Frame 1 (no input): blank canvas, image omitted
Frame 60 (the mouse pressed at the canvas centre just before this capture): blank canvas, image omitted
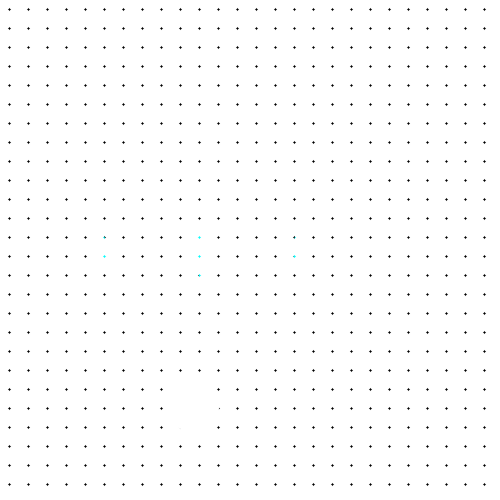
Frame 120 (the mouse held since frame 60 and released just before this capture)

The Processing sketch whose frames 1 and 60 were blank and that drew this single picture after the mouse press (run headless with seeded random() and noise(); from frame 60 on, the mouse is pressed at the canvas centre):

// Processing sketch: s05e01berni
// ── s05e01berni.pde
//UDD-Expresión Digital II
//s04t01berni
//elipse que rebote en paredes del canvas, cambie de color y tamaño

float cordX; //posición en x
float cordY; //posición en y

float velX; // velocidad de x
float velY; // velocidad de Y

int c1;
int c2;
int c3;
int c4;
int c5;
int x;

void setup() {
  size(500, 500);

  cordX = width;
  cordY = 3;

  velX = 6;
  velY = 5;

  c1 = color(0, 0, 0); //color negro
  c2 = color (255, 255, 255); //color blanco
  c3 = color (6, 252, 252); //color celeste
  c4 = color(255, 0, 98); //color rosado
  x = 10;
}

void draw() { 
  background(c1); //color gris de fondo
  ellipse(cordX, cordY, 50, 50); //ubicación y tamaño de la elipse
  for (int i = 0; i < width; i +=100) {
    fill(c3);
    ellipse( i, height/2, random(20), random(60));
  }
  cordX = cordX + velX;
  cordY = cordY + velY;

  if (cordX > height) { //si la posición de la elipse en el eje x es mayor que el alto total del canvas
    velX = -velX;
    fill (c3);
    stroke (c3);
    strokeWeight (30); //borde de la elipse 
    x += 3;
  }

  if (cordX < 0) { //si la posición de x es menor a cero
    velX = - velX;
    fill (c2); 
    stroke (c3);
    strokeWeight (10); //borde de la elipse
    x += 3;
  }

  if ( cordY > width) {
    velY = -velY; 
    fill (c4);
    stroke (c4);
    strokeWeight (60); //borde de la elipse 
    x += 3;
  }

  if (cordY < 0) { //si la posición de Y es menor que cero
    velY = - velY;
    fill (c4);
    stroke (c2);
    strokeWeight (10); //borde de la elipse 
    x += 3;
  }
  for (int i = 0; i <= width; i += x) { //declaro que i = 0, si i es menor o igual al ancho, i aumenta en 10
    for (int j = 0; j <= height; j += x) {
      noStroke ();
      fill (c2);
      //fill (tur, i*j/300);
      //fill (tur * (i*j));
      ellipse (i, j, 25, 25);
    }
  }
}


/*
errores
 0
 2 integración for: los dos for están por encima del elemento, debían estar en el fondo
 0 notación:  
 2 github: summary sin nombre y mensaje diferente al ejercicio
 */
